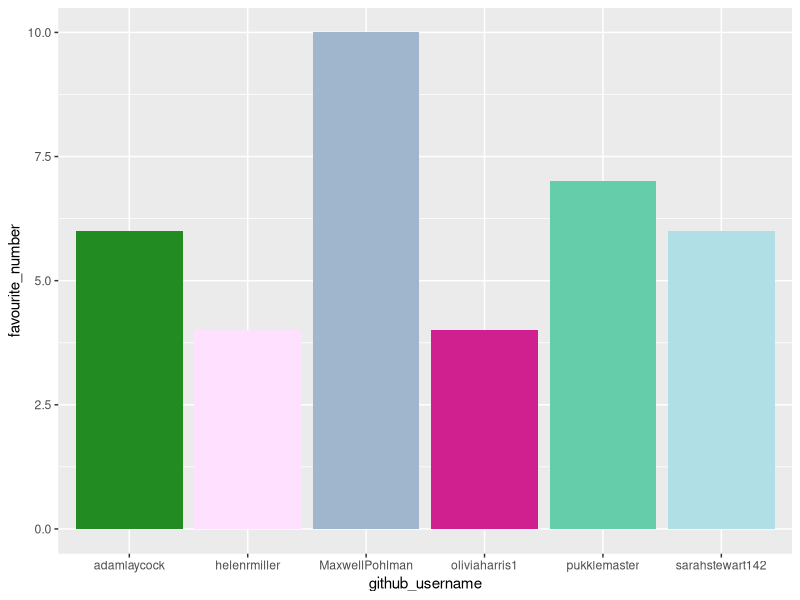
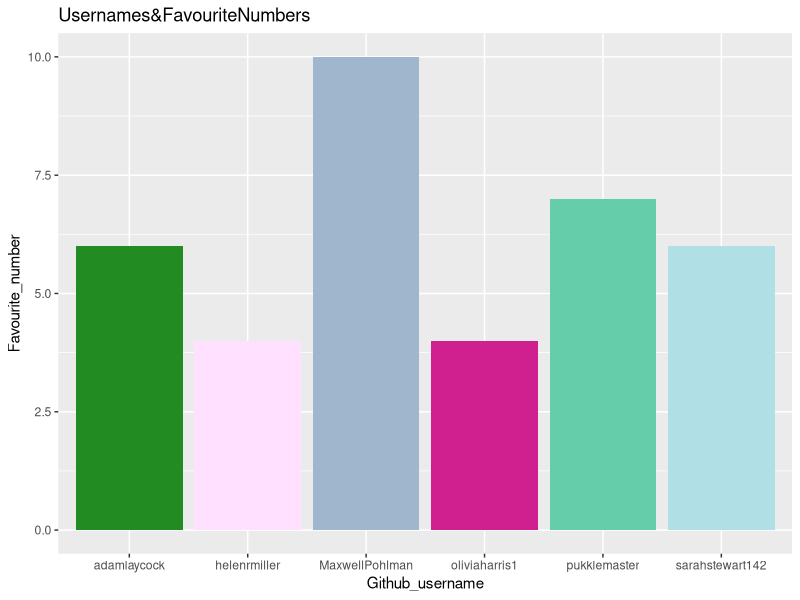
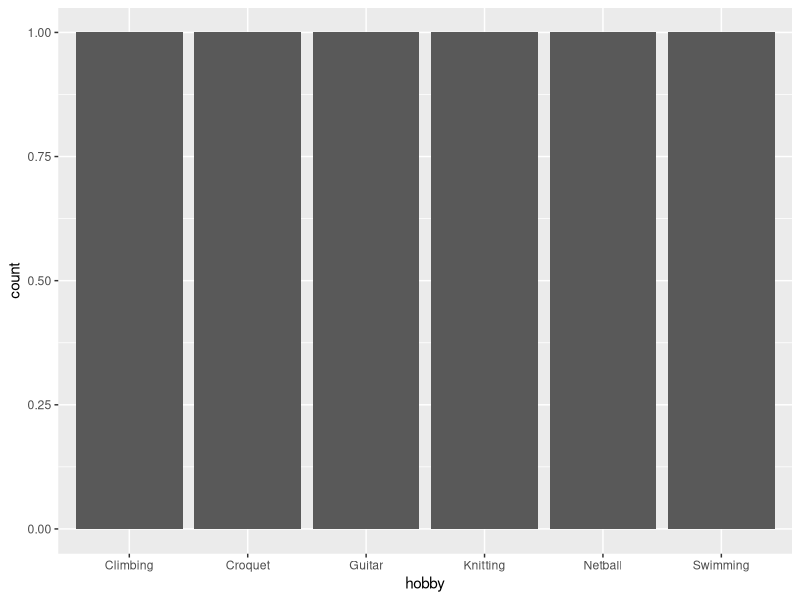

These charts were generated, in order, by the following R code:
## ---- chunk 1
library(tidyverse) 
## ---- chunk 2
team_data <- tibble(
  name = c("Andrew", "Helen", "Adam", "Sarah", "Olivia", "Max"),
  github_username = c("pukklemaster", "helenrmiller", "adamlaycock", "sarahstewart142", "oliviaharris1", "MaxwellPohlman"),
  colour = c("mediumaquamarine", "thistle1", "forestgreen", "powderblue","violetred", "slategray3"),
  hobby = c("Knitting", "Croquet", "Guitar", "Swimming", "Netball", "Climbing"),
  favourite_number = c(7, 4, 6, 6, 4, 10),
  )

team_data
## ---- chunk 3
p1 <- ggplot(data = team_data, 
             mapping = aes(x = github_username, 
                           y = favourite_number,
                           fill = colour), 
             ) +
   geom_col() +
   scale_fill_identity()
p1
## ---- chunk 4
p1 + labs(x = "Github_username", 
          y = "Favourite_number",
          title = "Usernames&FavouriteNumbers")
## ---- chunk 5
p2 <- ggplot(team_data, aes(x = hobby)) +
  geom_bar()
p2
